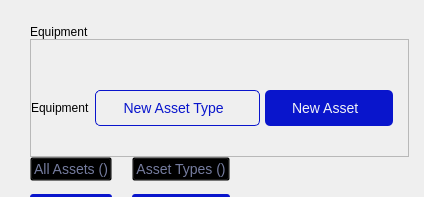
     <widget class="QFrame" name="Equip_top_frame">
      <property name="layoutDirection">
       <enum>Qt::LeftToRight</enum>
      </property>
      <property name="styleSheet">
       <string notr="true"/>
      </property>
      <property name="frameShape">
       <enum>QFrame::NoFrame</enum>
      </property>
      <property name="frameShadow">
       <enum>QFrame::Raised</enum>
      </property>
      <layout class="QVBoxLayout" name="Equip_top_layout">
       <property name="spacing">
        <number>0</number>
       </property>
       <property name="leftMargin">
        <number>30</number>
       </property>
       <property name="topMargin">
        <number>25</number>
       </property>
       <property name="rightMargin">
        <number>15</number>
       </property>
       <property name="bottomMargin">
        <number>0</number>
       </property>
       <item>
        <widget class="QLabel" name="equip_small_header">
         <property name="text">
          <string>Equipment</string>
         </property>
        </widget>
       </item>
       <item>
        <widget class="QFrame" name="frame_2">
         <property name="frameShape">
          <enum>QFrame::StyledPanel</enum>
         </property>
         <property name="frameShadow">
          <enum>QFrame::Raised</enum>
         </property>
         <layout class="QHBoxLayout" name="horizontalLayout" stretch="1,0,0">
          <property name="spacing">
           <number>5</number>
          </property>
          <property name="leftMargin">
           <number>0</number>
          </property>
          <property name="topMargin">
           <number>50</number>
          </property>
          <property name="rightMargin">
           <number>15</number>
          </property>
          <property name="bottomMargin">
           <number>30</number>
          </property>
          <item alignment="Qt::AlignLeft">
           <widget class="QLabel" name="equip_header">
            <property name="text">
             <string>Equipment</string>
            </property>
           </widget>
          </item>
          <item alignment="Qt::AlignRight">
           <widget class="QPushButton" name="equip_new_asset_type_butt">
            <property name="minimumSize">
             <size>
              <width>165</width>
              <height>36</height>
             </size>
            </property>
            <property name="maximumSize">
             <size>
              <width>165</width>
              <height>36</height>
             </size>
            </property>
            <property name="layoutDirection">
             <enum>Qt::RightToLeft</enum>
            </property>
            <property name="styleSheet">
             <string notr="true">QPushButton {
	border-radius: 5px;
	border: 0.5px solid #0915CC;
	color: #0915CC;
	qproperty-icon: url(:/image/plus_blue_icon.svg);
	font-size: 14px;
}

QPushButton:hover {
	border: 0.5px solid rgba(9, 21, 204, 0.8);
	color: rgba(9, 21, 204, 0.8);
}
</string>
            </property>
            <property name="text">
             <string>New Asset Type  </string>
            </property>
            <property name="iconSize">
             <size>
              <width>14</width>
              <height>14</height>
             </size>
            </property>
           </widget>
          </item>
          <item alignment="Qt::AlignRight">
           <widget class="QPushButton" name="equip_new_asset_butt">
            <property name="minimumSize">
             <size>
              <width>128</width>
              <height>36</height>
             </size>
            </property>
            <property name="maximumSize">
             <size>
              <width>128</width>
              <height>36</height>
             </size>
            </property>
            <property name="layoutDirection">
             <enum>Qt::RightToLeft</enum>
            </property>
            <property name="styleSheet">
             <string notr="true">QPushButton {
	background: #0915CC;
	border-radius: 5px;
	color: #F2F3F6;
	qproperty-icon: url(:/image/plus_white_icon.svg);
	font-size: 14px;
}

QPushButton:hover {
	background: rgba(9, 21, 204, 0.8);
}
</string>
            </property>
            <property name="text">
             <string>New Asset  </string>
            </property>
            <property name="iconSize">
             <size>
              <width>14</width>
              <height>14</height>
             </size>
            </property>
           </widget>
          </item>
         </layout>
        </widget>
       </item>
       <item alignment="Qt::AlignLeft">
        <widget class="QFrame" name="frame_3">
         <property name="minimumSize">
          <size>
           <width>0</width>
           <height>40</height>
          </size>
         </property>
         <property name="maximumSize">
          <size>
           <width>16777215</width>
           <height>40</height>
          </size>
         </property>
         <property name="styleSheet">
          <string notr="true">QLabel {
	background: #0915CC;
	border-top-left-radius: 3px;
	border-top-right-radius: 3px;
}

QPushButton {
	background: transparent;
	font-size: 14px;
	color: #757C9F;
	outline: 0;
}

QPushButton:hover {
	color: #0915CC;
}

QPushButton[selected=true] {
	color: #0915CC;
}</string>
         </property>
         <property name="frameShape">
          <enum>QFrame::NoFrame</enum>
         </property>
         <property name="frameShadow">
          <enum>QFrame::Raised</enum>
         </property>
         <layout class="QHBoxLayout" name="horizontalLayout_2">
          <property name="spacing">
           <number>20</number>
          </property>
          <property name="leftMargin">
           <number>0</number>
          </property>
          <property name="topMargin">
           <number>0</number>
          </property>
          <property name="rightMargin">
           <number>0</number>
          </property>
          <property name="bottomMargin">
           <number>0</number>
          </property>
          <item>
           <widget class="QFrame" name="frame_calculator_4">
            <property name="frameShape">
             <enum>QFrame::NoFrame</enum>
            </property>
            <property name="frameShadow">
             <enum>QFrame::Raised</enum>
            </property>
            <property name="midLineWidth">
             <number>0</number>
            </property>
            <layout class="QVBoxLayout" name="layout_calculator_4" stretch="2,0">
             <property name="spacing">
              <number>0</number>
             </property>
             <property name="leftMargin">
              <number>0</number>
             </property>
             <property name="topMargin">
              <number>0</number>
             </property>
             <property name="rightMargin">
              <number>0</number>
             </property>
             <property name="bottomMargin">
              <number>0</number>
             </property>
             <item alignment="Qt::AlignTop">
              <widget class="QPushButton" name="button_calculator_4">
               <property name="styleSheet">
                <string notr="true"/>
               </property>
               <property name="text">
                <string>All Assets ()</string>
               </property>
              </widget>
             </item>
             <item>
              <widget class="QLabel" name="label_calculator_4">
               <property name="sizePolicy">
                <sizepolicy hsizetype="Preferred" vsizetype="Preferred">
                 <horstretch>0</horstretch>
                 <verstretch>0</verstretch>
                </sizepolicy>
               </property>
               <property name="minimumSize">
                <size>
                 <width>0</width>
                 <height>3</height>
                </size>
               </property>
               <property name="maximumSize">
                <size>
                 <width>16777215</width>
                 <height>3</height>
                </size>
               </property>
               <property name="contextMenuPolicy">
                <enum>Qt::DefaultContextMenu</enum>
               </property>
               <property name="styleSheet">
                <string notr="true"/>
               </property>
               <property name="text">
                <string/>
               </property>
               <property name="textInteractionFlags">
                <set>Qt::LinksAccessibleByMouse</set>
               </property>
              </widget>
             </item>
            </layout>
           </widget>
          </item>
          <item>
           <widget class="QFrame" name="frame_calculator_2">
            <property name="frameShape">
             <enum>QFrame::NoFrame</enum>
            </property>
            <property name="frameShadow">
             <enum>QFrame::Raised</enum>
            </property>
            <property name="midLineWidth">
             <number>0</number>
            </property>
            <layout class="QVBoxLayout" name="layout_calculator_2" stretch="2,0">
             <property name="spacing">
              <number>0</number>
             </property>
             <property name="leftMargin">
              <number>0</number>
             </property>
             <property name="topMargin">
              <number>0</number>
             </property>
             <property name="rightMargin">
              <number>0</number>
             </property>
             <property name="bottomMargin">
              <number>0</number>
             </property>
             <item alignment="Qt::AlignTop">
              <widget class="QPushButton" name="button_calculator_2">
               <property name="styleSheet">
                <string notr="true"/>
               </property>
               <property name="text">
                <string>Asset Types ()</string>
               </property>
              </widget>
             </item>
             <item>
              <widget class="QLabel" name="label_calculator_2">
               <property name="sizePolicy">
                <sizepolicy hsizetype="Preferred" vsizetype="Preferred">
                 <horstretch>0</horstretch>
                 <verstretch>0</verstretch>
                </sizepolicy>
               </property>
               <property name="minimumSize">
                <size>
                 <width>0</width>
                 <height>3</height>
                </size>
               </property>
               <property name="maximumSize">
                <size>
                 <width>16777215</width>
                 <height>3</height>
                </size>
               </property>
               <property name="contextMenuPolicy">
                <enum>Qt::DefaultContextMenu</enum>
               </property>
               <property name="styleSheet">
                <string notr="true"/>
               </property>
               <property name="text">
                <string/>
               </property>
               <property name="textInteractionFlags">
                <set>Qt::LinksAccessibleByMouse</set>
               </property>
              </widget>
             </item>
            </layout>
           </widget>
          </item>
         </layout>
        </widget>
       </item>
      </layout>
     </widget>
